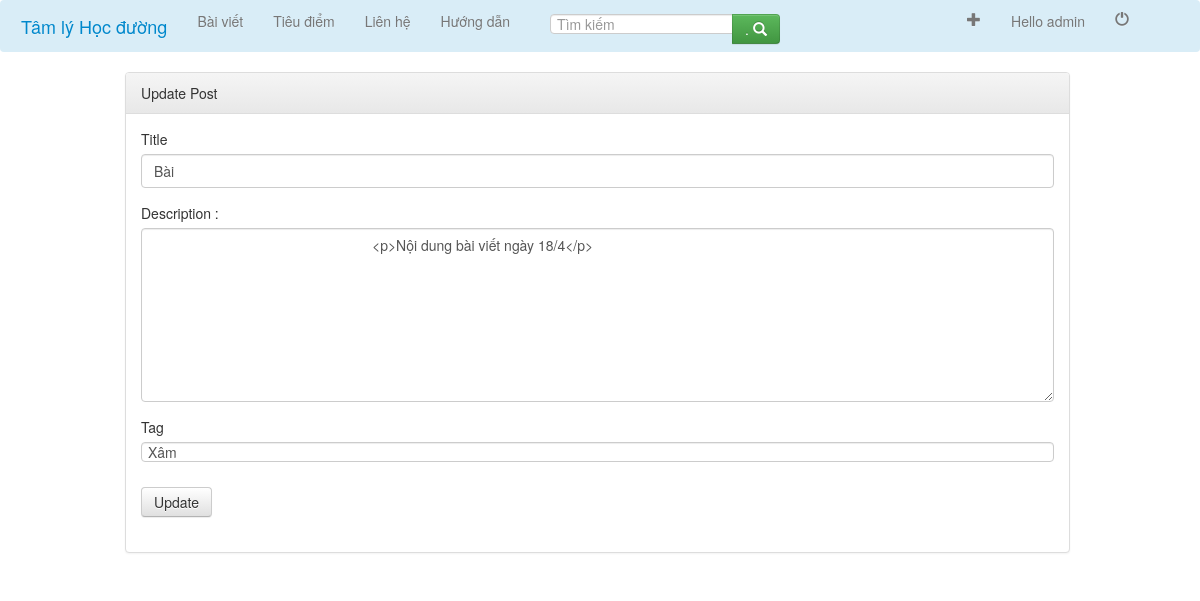
Page /posts/update.php?id=42 (signed in) on the earlier database version.
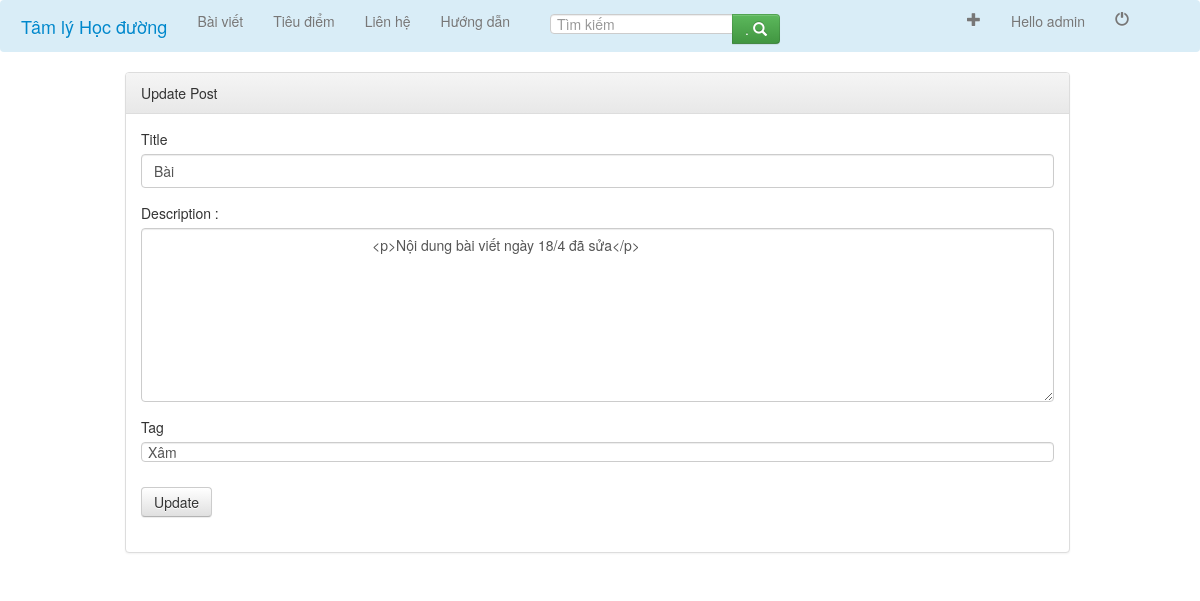
Same page on the later database version.
### tables this page shows
CREATE TABLE `posts` (
  `postID` int(11) NOT NULL,
  `postTitle` varchar(200) NOT NULL,
  `postDesc` varchar(10000) NOT NULL,
  `postTime` timestamp NOT NULL DEFAULT current_timestamp() ON UPDATE current_timestamp(),
  `postTag` varchar(40) NOT NULL,
  `postAuthor` varchar(40) NOT NULL,
  `postImage` varchar(100) DEFAULT NULL
);

### include/frame_update.php (the view, shortened to what this page needs)
<?php
	include("bootstrap_cdn.php");
?>
<head>
	  	<link rel="stylesheet" type="text/css" href="../css/bootstrap.min.css">
</head>
<div class="container">
	<div class="row">
	<div class="panel panel-default">
			    <div class="panel-heading">Update Post</div>
			    <div class="panel-body">
			      <form role="form" method="POST" action=<?php echo "update.php?id=".$id ; ?>>
					  <div class="form-group">
					    <label class="control-label">Title</label>
					    <input type="" class="form-control" name="postTitle" value=<?php  echo $title; ?>>
					  </div>
					  <div class="form-group">
  						<label for="Description">Description : </label>
  						<textarea class="form-control" rows="8" id="content" name="postDesc">
  							<?php  echo $desc; ?>
  						</textarea>
					  </div>
					  <div class="form-group">
					    <label class="control-label">Tag</label>
					    <input type="text" class="form-control" name="postTag" value=<?php  echo $tags; ?> >
					  </div>
				  	   <button type="submit" class="btn btn-default" name="submit">
				  	   	Update
				  	   </button>
				  </form>
			  </div>
	</div>
	</div>
</div>

Differences in the rows shown:
changed posts: postDesc "<p>Nội dung bài viết ngày 18/4</p>" → "<p>Nội dung bài viết ngày 18/4 đã sửa</p>"; postTag (not shown) → "Xâm"
Other differences:
form field postTag: "Xâm" → (not shown)
